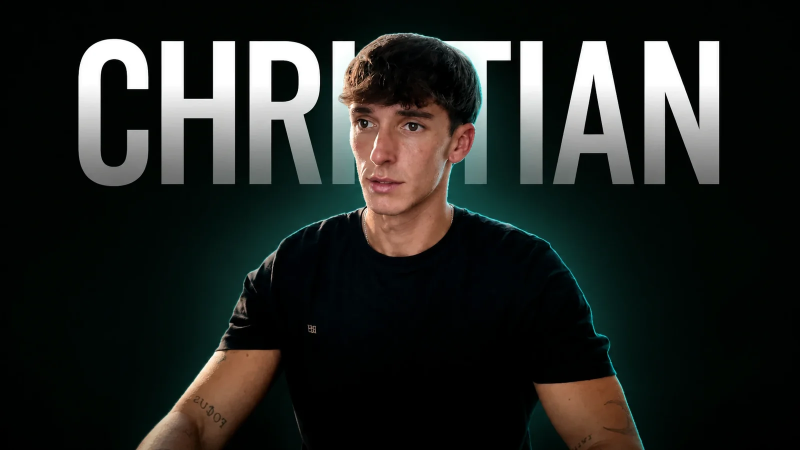
#> input picture web117-404growth/christian-404.webp, 1600 x 900 px, given in place of p1.jpg, which was not available (shown at 1/2 size)
$ python aisheet32.py ../../../web117-404growth/christian-404.webp
#> lines starting #> are read from the running program, lines starting #| are printed output that depends on the picture
#> `out = Image.new('RGB', (8 * (W + 4) + 4, 2 * (H + 4) + 4 + 300), 'whit`: out: PIL image 1876x888 RGB; every value is 255
"""Hoja de revisión de las 15 fotos de IA de una tienda (en orden de la página). uso: aisheet32.py <slug> → l32/ai_<slug>.jpg"""
import os, sys
from PIL import Image, ImageDraw, ImageFont
L31 = os.path.dirname(os.path.dirname(os.path.abspath(__file__)))
F = ImageFont.truetype('/usr/share/fonts/truetype/dejavu/DejaVuSans-Bold.ttf', 20)
def fit(p, w, h):
#> called with w = 230, h = 288
    im = Image.open(p).convert('RGB'); r = max(w / im.width, h / im.height); im = im.resize((int(im.width * r) + 1, int(im.height * r) + 1))
#> in fit, im is the input picture: PIL image 1600x900 RGB; mean R, G, B 35.4, 37.8, 34.8
#> after `r = max(w / im.width, h / im.height)`: r = 0.32
#> after `im = im.resize((int(im.width * r) + 1, int(im.height * r) + 1))`:
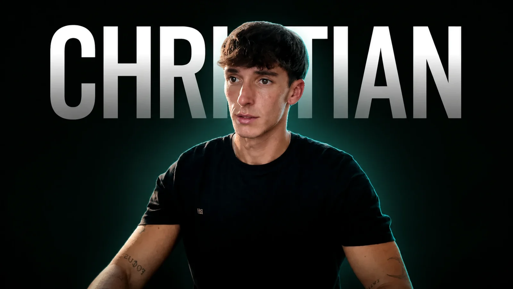
#> im: PIL image 513x289 RGB; mean R, G, B 35.4, 37.8, 34.8
    x = (im.width - w) // 2; y = (im.height - h) // 2; return im.crop((x, y, x + w, y + h))
#> after `x = (im.width - w) // 2`: x = 141
#> after `y = (im.height - h) // 2`: y = 0
#> after `return im.crop((x, y, x + w, y + h))`:
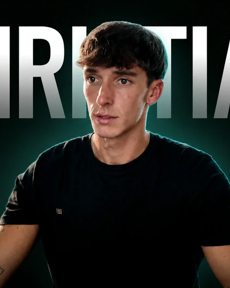
#> returned value: PIL image 230x288 RGB; mean R, G, B 44.2, 45.2, 41.7
for s in sys.argv[1:]:
    d = f'{L31}/ai/{s}'; W, H = 230, 288
    out = Image.new('RGB', (8 * (W + 4) + 4, 2 * (H + 4) + 4 + 300), 'white'); dr = ImageDraw.Draw(out)
    ids = ['p1', 'x1', 'x2', 'x3', 'p2', 'p3', 'p4', 'p5', 'look', 'l1', 'l2', 'l3', 'l4']
    for k, i in enumerate(ids):
        X = 4 + (k % 8) * (W + 4); Y = 4 + (k // 8) * (H + 4); out.paste(fit(f'{d}/{i}.jpg', W, H), (X, Y)); dr.text((X + 4, Y + 2), i, fill='white', font=F, stroke_width=2, stroke_fill='black')
#> after `out.paste(fit(f'{d}/{i}.jpg', W, H), (X, Y))`:
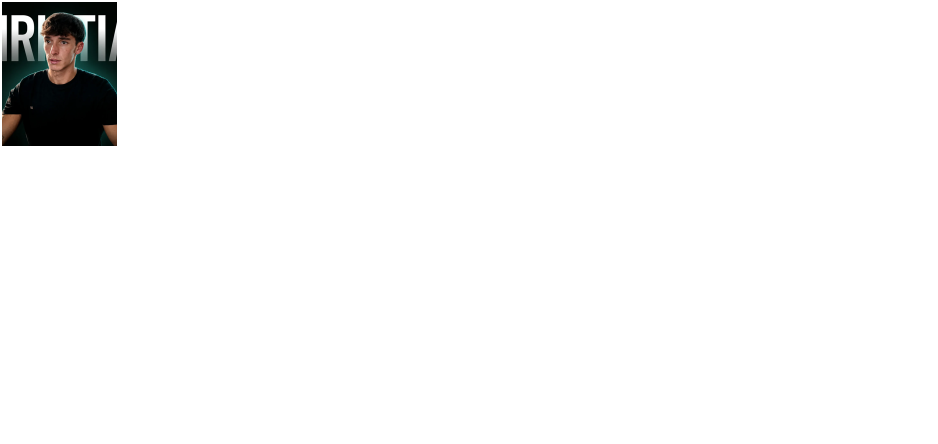
#> out: PIL image 1876x888 RGB (shown at 1/2 size); mean R, G, B 246.6, 246.7, 246.5
#> (the run stopped early here; a loop or call above may not have finished)
